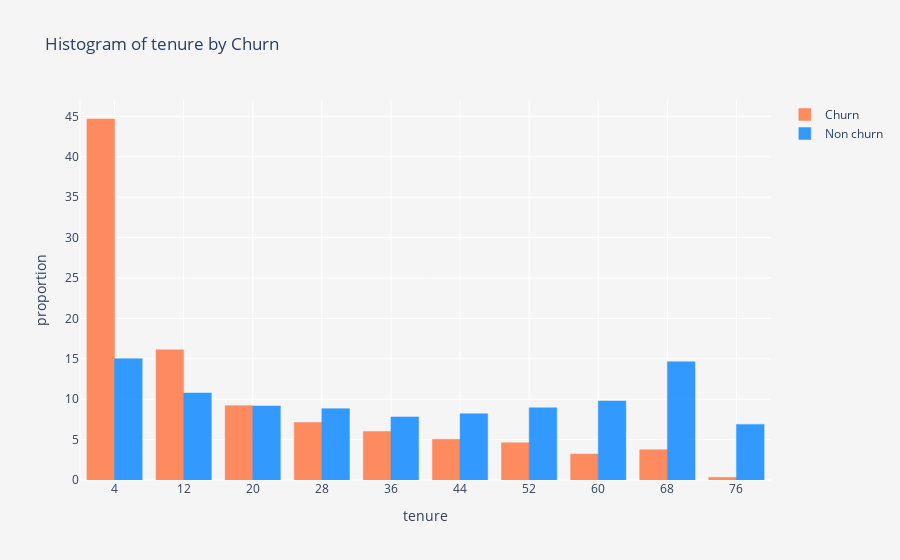

The cell this chart's notebook holds for it:
### Code cell
column = 'tenure'
    trace1 = go.Histogram(x  = churn[column],
                          histnorm= "percent",
                          xbins=dict(start=0, size=8, end=80),
                          name = "Churn",
                          marker = dict(color = "coral",
                                        line = dict(width = .5,
                                                    color = "coral"
                                                    )
                                        ),
                         opacity = .9 
                         ) 
    
    trace2 = go.Histogram(x  = not_churn[column],
                          histnorm = "percent",
                          xbins=dict(start=0, size=8, end=80),
                          name = "Non churn",
                          marker = dict(color='dodgerblue', 
                                        line = dict(width = .5,
                                              color = "dodgerblue"
                                             )
                                 ),
                          opacity = .9
                         )
    
 
    
    data = [trace1,trace2]
    layout = go.Layout(dict(title ="Histogram of tenure by Churn ",
                            plot_bgcolor  = "whitesmoke",
                            paper_bgcolor = "whitesmoke",
                            xaxis = dict(gridcolor = 'rgb(255, 255, 255)',
                                             title = column,
                                             zerolinewidth=1,
                                             ticklen=5,
                                             gridwidth=1
                                            ),
                            yaxis = dict(gridcolor = 'rgb(255, 255, 255)',
                                             title = "proportion",
                                             zerolinewidth=1,
                                             ticklen=5,
                                             gridwidth=1
                                            ),
                           )
                      )
    fig  = go.Figure(data=data,layout=layout)
    
    py.iplot(fig)

### Figure 1 — Plotly figure (JSON) as saved in the notebook; plotly's stock layout.template omitted (floating-point values rounded to 4 significant figures; data arrays with more than 128 entries replaced by an {"elided": "..."} marker saying what was removed)
{"data": [{"histnorm": "percent", "marker": {"color": "coral", "line": {"color": "coral", "width": 0.5}}, "name": "Churn", "opacity": 0.9, "type": "histogram", "x": {"elided": "1869 int values"}, "xbins": {"end": 80, "size": 8, "start": 0}}, {"histnorm": "percent", "marker": {"color": "dodgerblue", "line": {"color": "dodgerblue", "width": 0.5}}, "name": "Non churn", "opacity": 0.9, "type": "histogram", "x": {"elided": "5174 int values"}, "xbins": {"end": 80, "size": 8, "start": 0}}], "layout": {"paper_bgcolor": "whitesmoke", "plot_bgcolor": "whitesmoke", "title": {"text": "Histogram of tenure by Churn "}, "xaxis": {"gridcolor": "rgb(255, 255, 255)", "gridwidth": 1, "ticklen": 5, "title": {"text": "tenure"}, "zerolinewidth": 1}, "yaxis": {"gridcolor": "rgb(255, 255, 255)", "gridwidth": 1, "ticklen": 5, "title": {"text": "proportion"}, "zerolinewidth": 1}}}
